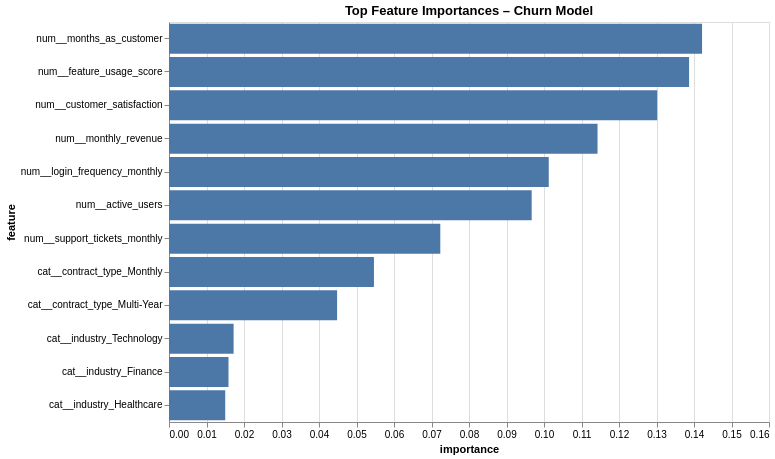

The notebook cell this image was saved under:
### Code cell
# Cell 19: Feature Importance (Altair)

feature_names = rf_pipe3.named_steps['preprocessor'].get_feature_names_out()
importances = rf_pipe3.named_steps['classifier'].feature_importances_

fi_df = pd.DataFrame({'feature': feature_names, 'importance': importances})
fi_df = fi_df.sort_values('importance', ascending=False).head(12)

alt.Chart(fi_df).mark_bar().encode(
    x='importance:Q',
    y=alt.Y('feature:N', sort='-x'),
    tooltip=['feature', 'importance']
).properties(title='Top Feature Importances – Churn Model', width=600, height=400)

### Figure 1 — Vega specification as saved in the notebook (floating-point values rounded to 4 significant figures)
{"$schema": "https://vega.github.io/schema/vega/v5.json", "data": [{"name": "source_0"}, {"name": "data_0", "values": [{"feature": "num__months_as_customer", "importance": 0.1421, "importance_end": 0.1421, "importance_start": 0.0}, {"feature": "num__feature_usage_score", "importance": 0.1387, "importance_end": 0.1387, "importance_start": 0.0}, {"feature": "num__customer_satisfaction", "importance": 0.1302, "importance_end": 0.1302, "importance_start": 0.0}, {"feature": "num__monthly_revenue", "importance": 0.1143, "importance_end": 0.1143, "importance_start": 0.0}, {"feature": "num__login_frequency_monthly", "importance": 0.1013, "importance_end": 0.1013, "importance_start": 0.0}, {"feature": "num__active_users", "importance": 0.09672, "importance_end": 0.09672, "importance_start": 0.0}, {"feature": "num__support_tickets_monthly", "importance": 0.07235, "importance_end": 0.07235, "importance_start": 0.0}, {"feature": "cat__contract_type_Monthly", "importance": 0.05465, "importance_end": 0.05465, "importance_start": 0.0}, {"feature": "cat__contract_type_Multi-Year", "importance": 0.04483, "importance_end": 0.04483, "importance_start": 0.0}, {"feature": "cat__industry_Technology", "importance": 0.01723, "importance_end": 0.01723, "importance_start": 0.0}, {"feature": "cat__industry_Finance", "importance": 0.01587, "importance_end": 0.01587, "importance_start": 0.0}, {"feature": "cat__industry_Healthcare", "importance": 0.015, "importance_end": 0.015, "importance_start": 0.0}]}, {"name": "source_0_y_domain_feature", "values": [{"feature": "num__months_as_customer", "sort_field": 0.1421}, {"feature": "num__feature_usage_score", "sort_field": 0.1387}, {"feature": "num__customer_satisfaction", "sort_field": 0.1302}, {"feature": "num__monthly_revenue", "sort_field": 0.1143}, {"feature": "num__login_frequency_monthly", "sort_field": 0.1013}, {"feature": "num__active_users", "sort_field": 0.09672}, {"feature": "num__support_tickets_monthly", "sort_field": 0.07235}, {"feature": "cat__contract_type_Monthly", "sort_field": 0.05465}, {"feature": "cat__contract_type_Multi-Year", "sort_field": 0.04483}, {"feature": "cat__industry_Technology", "sort_field": 0.01723}, {"feature": "cat__industry_Finance", "sort_field": 0.01587}, {"feature": "cat__industry_Healthcare", "sort_field": 0.015}]}], "marks": [{"type": "rect", "name": "marks", "from": {"data": "data_0"}, "encode": {"update": {"fill": {"value": "#4c78a8"}, "tooltip": {"signal": "{\"feature\": isValid(datum[\"feature\"]) ? datum[\"feature\"] : \"\"+datum[\"feature\"], \"importance\": format(datum[\"importance\"], \"\")}"}, "x2": {"field": "importance_start", "scale": "x"}, "height": {"signal": "max(0.25, bandwidth('y'))"}, "y": {"field": "feature", "scale": "y"}, "x": {"field": "importance_end", "scale": "x"}}}, "style": ["bar"]}], "scales": [{"name": "x", "type": "linear", "domain": {"data": "data_0", "fields": ["importance_start", "importance_end"]}, "range": [0, {"signal": "width"}], "zero": true, "nice": true}, {"name": "y", "type": "band", "domain": {"data": "source_0_y_domain_feature", "field": "feature", "sort": {"op": "max", "field": "sort_field", "order": "descending"}}, "range": [0, {"signal": "height"}], "paddingInner": 0.1, "paddingOuter": 0.05}], "axes": [{"scale": "x", "gridScale": "y", "domain": false, "labels": false, "aria": false, "zindex": 0, "orient": "bottom", "minExtent": 0, "tickCount": {"signal": "ceil(width/40)"}, "maxExtent": 0, "ticks": false, "grid": true}, {"scale": "x", "tickCount": {"signal": "ceil(width/40)"}, "grid": false, "zindex": 0, "labelFlush": true, "labelOverlap": true, "orient": "bottom", "title": "importance"}, {"scale": "y", "zindex": 0, "grid": false, "title": "feature", "orient": "left"}], "title": {"text": "Top Feature Importances – Churn Model", "frame": "group"}, "background": "white", "width": 600, "style": "cell", "padding": 5, "height": 400}
